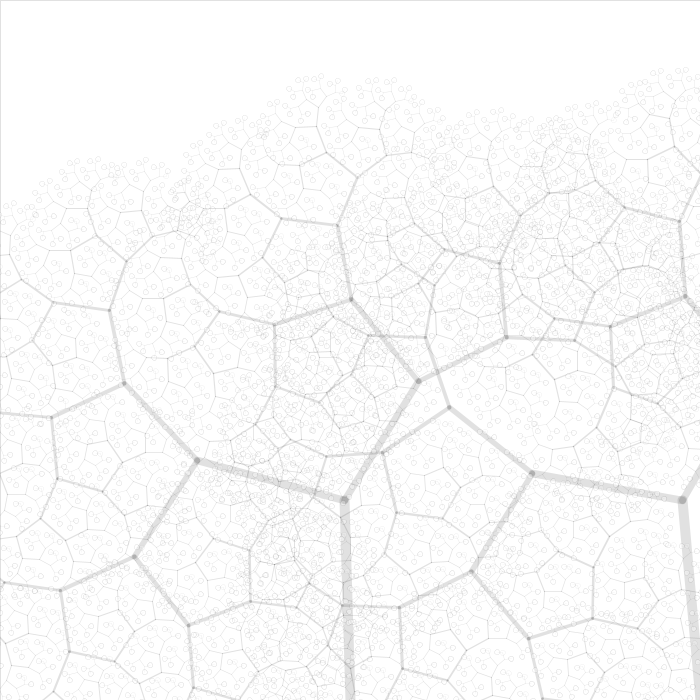
Frame 1 (no input)
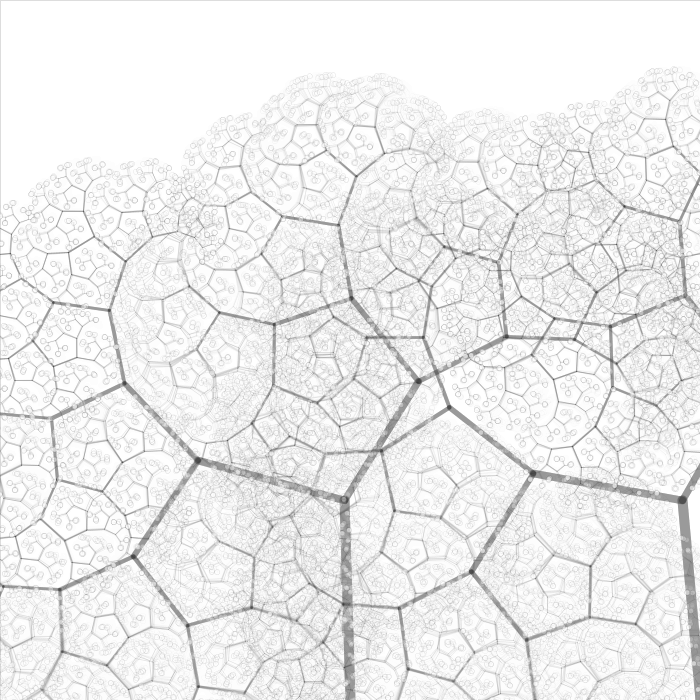
Frame 60 (the mouse pressed at the canvas centre just before this capture)
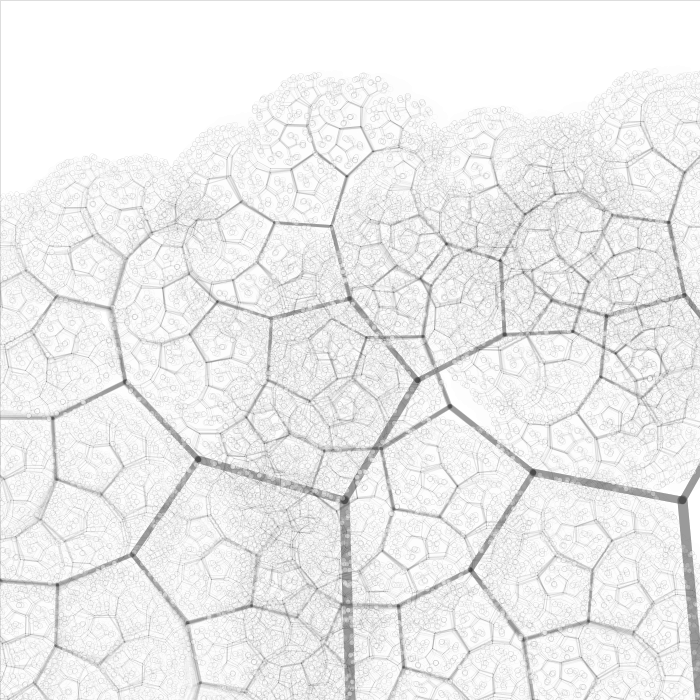
Frame 120 (the mouse held since frame 60 and released just before this capture)

The Processing sketch that drew these frames (run headless with seeded random() and noise(); from frame 60 on, the mouse is pressed at the canvas centre):

// Processing sketch: e07_drzewa_dwa_eksperyment1
// ── e07_drzewa_dwa_eksperyment1.pde
void setup()
{
  size(700, 700);
  background(255);
  stroke(0, 30);
  
}

void draw()
{
  fill(255, 50);
  rect(0,0,width,height);
  drzewo(width*0.5, height, 200, 91.5);
  drzewo(width, height, 200, 95);
}

void drzewo(float x, float y, float wysokosc, float kat)
{
  if (wysokosc > 5)
  { //lodyga/galazka
    float yk = y - wysokosc * sin(radians(kat));
    float xk = x + wysokosc * cos(radians(kat));
    strokeWeight(wysokosc*0.05);
    line(x, y, xk, yk);
    drzewo(xk, yk, wysokosc*0.76, kat + 60 + 20*noise(x,y,frameCount*0.001));
    drzewo(xk, yk, wysokosc*0.70, kat - 20 - 20*noise(x,y,frameCount*0.001));
  }
  else
  { //lisc
    ellipse(x, y, 5, 5);
  }
}
